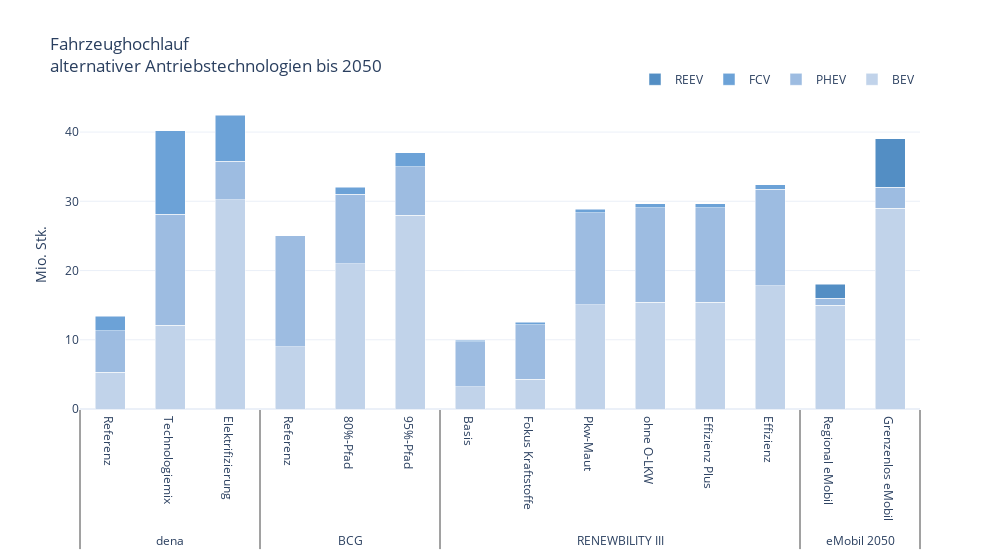

This figure's notebook cell:
### Code cell
# 2050 data
df_RampUp_2050 = df_RampUp.loc[:,:,'2050-01-01']
df_RampUp_2050 = df_RampUp_2050.dropna(how = 'all')
df_RampUp_2050 = df_RampUp_2050.dropna(axis=1, how = 'all')

# define xlabels
xlabels = [list(df_RampUp_2050.index.get_level_values(0)),
           list(df_RampUp_2050.index.get_level_values(1)),
           df_RampUp_2050.index]

fig = go.Figure()

# create traces
for idx, tech in enumerate(df_RampUp_2050.columns):
    fig.add_trace(
        go.Bar(
            y=df_RampUp_2050[tech],
            x=xlabels,
            name=tech,
            showlegend=True,
            marker_color=RLI_CMAP_PRES[idx],
            width=0.5,
        )
    )

# specify layout
fig.update_layout(
    autosize=False,
    width=1.5*width,
    yaxis=dict(
        titlefont_size=16,
        tickfont_size=12,
        title="Mio. Stk.",
        showspikes=True),
    legend=dict(
        orientation="h",
        yanchor="bottom",
        y=1.02,
        xanchor="right",
        x=1
    ),
    title_text='Fahrzeughochlauf<br>alternativer Antriebstechnologien bis 2050',
    template='plotly_white',
    barmode='stack'
)

fig.write_image("images/RampUp-2050.svg")
fig.write_html("images/RampUp-2050.html")

fig.show()

### Figure 1 — Plotly figure (JSON) as saved in the notebook; plotly's stock layout.template omitted (floating-point values rounded to 4 significant figures)
{"data": [{"marker": {"color": "rgba(193, 211, 234, 1.0)"}, "name": "BEV", "showlegend": true, "type": "bar", "width": 0.5, "x": [["dena", "dena", "dena", "BCG", "BCG", "BCG", "RENEWBILITY III", "RENEWBILITY III", "RENEWBILITY III", "RENEWBILITY III", "RENEWBILITY III", "RENEWBILITY III", "eMobil 2050", "eMobil 2050"], ["Referenz", "Technologiemix", "Elektrifizierung", "Referenz", "80%-Pfad", "95%-Pfad", "Basis", "Fokus Kraftstoffe", "Pkw-Maut", "ohne O-LKW", "Effizienz Plus", "Effizienz", "Regional eMobil", "Grenzenlos eMobil"], [["dena", "Referenz"], ["dena", "Technologiemix"], ["dena", "Elektrifizierung"], ["BCG", "Referenz"], ["BCG", "80%-Pfad"], ["BCG", "95%-Pfad"], ["RENEWBILITY III", "Basis"], ["RENEWBILITY III", "Fokus Kraftstoffe"], ["RENEWBILITY III", "Pkw-Maut"], ["RENEWBILITY III", "ohne O-LKW"], ["RENEWBILITY III", "Effizienz Plus"], ["RENEWBILITY III", "Effizienz"], ["eMobil 2050", "Regional eMobil"], ["eMobil 2050", "Grenzenlos eMobil"]]], "y": [5.3, 12.1, 30.2, 9, 21, 28, 3.203, 4.305, 15.06, 15.45, 15.45, 17.79, 15, 29]}, {"marker": {"color": "rgba(157, 188, 225, 1.0)"}, "name": "PHEV", "showlegend": true, "type": "bar", "width": 0.5, "x": [["dena", "dena", "dena", "BCG", "BCG", "BCG", "RENEWBILITY III", "RENEWBILITY III", "RENEWBILITY III", "RENEWBILITY III", "RENEWBILITY III", "RENEWBILITY III", "eMobil 2050", "eMobil 2050"], ["Referenz", "Technologiemix", "Elektrifizierung", "Referenz", "80%-Pfad", "95%-Pfad", "Basis", "Fokus Kraftstoffe", "Pkw-Maut", "ohne O-LKW", "Effizienz Plus", "Effizienz", "Regional eMobil", "Grenzenlos eMobil"], [["dena", "Referenz"], ["dena", "Technologiemix"], ["dena", "Elektrifizierung"], ["BCG", "Referenz"], ["BCG", "80%-Pfad"], ["BCG", "95%-Pfad"], ["RENEWBILITY III", "Basis"], ["RENEWBILITY III", "Fokus Kraftstoffe"], ["RENEWBILITY III", "Pkw-Maut"], ["RENEWBILITY III", "ohne O-LKW"], ["RENEWBILITY III", "Effizienz Plus"], ["RENEWBILITY III", "Effizienz"], ["eMobil 2050", "Regional eMobil"], ["eMobil 2050", "Grenzenlos eMobil"]]], "y": [6, 16, 5.6, 16, 10, 7, 6.478, 7.857, 13.27, 13.62, 13.62, 13.93, 1, 3]}, {"marker": {"color": "rgba(108, 162, 215, 1.0)"}, "name": "FCV", "showlegend": true, "type": "bar", "width": 0.5, "x": [["dena", "dena", "dena", "BCG", "BCG", "BCG", "RENEWBILITY III", "RENEWBILITY III", "RENEWBILITY III", "RENEWBILITY III", "RENEWBILITY III", "RENEWBILITY III", "eMobil 2050", "eMobil 2050"], ["Referenz", "Technologiemix", "Elektrifizierung", "Referenz", "80%-Pfad", "95%-Pfad", "Basis", "Fokus Kraftstoffe", "Pkw-Maut", "ohne O-LKW", "Effizienz Plus", "Effizienz", "Regional eMobil", "Grenzenlos eMobil"], [["dena", "Referenz"], ["dena", "Technologiemix"], ["dena", "Elektrifizierung"], ["BCG", "Referenz"], ["BCG", "80%-Pfad"], ["BCG", "95%-Pfad"], ["RENEWBILITY III", "Basis"], ["RENEWBILITY III", "Fokus Kraftstoffe"], ["RENEWBILITY III", "Pkw-Maut"], ["RENEWBILITY III", "ohne O-LKW"], ["RENEWBILITY III", "Effizienz Plus"], ["RENEWBILITY III", "Effizienz"], ["eMobil 2050", "Regional eMobil"], ["eMobil 2050", "Grenzenlos eMobil"]]], "y": [2.1, 12.1, 6.6, 0, 1, 2, 0.282, 0.334, 0.544, 0.558, 0.558, 0.66, null, null]}, {"marker": {"color": "rgba(083, 142, 196, 1.0)"}, "name": "REEV", "showlegend": true, "type": "bar", "width": 0.5, "x": [["dena", "dena", "dena", "BCG", "BCG", "BCG", "RENEWBILITY III", "RENEWBILITY III", "RENEWBILITY III", "RENEWBILITY III", "RENEWBILITY III", "RENEWBILITY III", "eMobil 2050", "eMobil 2050"], ["Referenz", "Technologiemix", "Elektrifizierung", "Referenz", "80%-Pfad", "95%-Pfad", "Basis", "Fokus Kraftstoffe", "Pkw-Maut", "ohne O-LKW", "Effizienz Plus", "Effizienz", "Regional eMobil", "Grenzenlos eMobil"], [["dena", "Referenz"], ["dena", "Technologiemix"], ["dena", "Elektrifizierung"], ["BCG", "Referenz"], ["BCG", "80%-Pfad"], ["BCG", "95%-Pfad"], ["RENEWBILITY III", "Basis"], ["RENEWBILITY III", "Fokus Kraftstoffe"], ["RENEWBILITY III", "Pkw-Maut"], ["RENEWBILITY III", "ohne O-LKW"], ["RENEWBILITY III", "Effizienz Plus"], ["RENEWBILITY III", "Effizienz"], ["eMobil 2050", "Regional eMobil"], ["eMobil 2050", "Grenzenlos eMobil"]]], "y": [null, null, null, null, null, null, null, null, null, null, null, null, 2, 7]}], "layout": {"autosize": false, "barmode": "stack", "legend": {"orientation": "h", "x": 1, "xanchor": "right", "y": 1.02, "yanchor": "bottom"}, "title": {"text": "Fahrzeughochlauf<br>alternativer Antriebstechnologien bis 2050"}, "width": 1000.0, "yaxis": {"showspikes": true, "tickfont": {"size": 12}, "title": {"text": "Mio. Stk."}}}}
